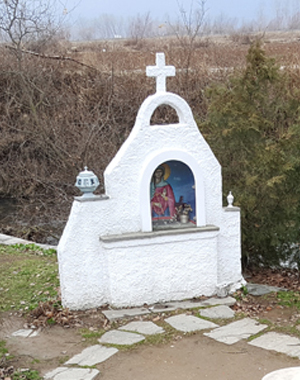
#> input picture class_opencv/ch08/연습문제/translate.jpg, 300 x 380 px
$ python '11번.py'
#> lines starting #> are read from the running program, lines starting #| are printed output that depends on the picture
### class_opencv/ch04/Common/interpolation.py
import numpy as np, math, cv2
from  Common.utils import contain

# 크기 변경 함수
# [29 lines left out: functions scaling, scaling_nearest, scaling_nearest2, not called in this run]


def bilinear_value(img, pt):
    x, y = np.int32(pt)
    if y >= img.shape[0]-1: y = y - 1
    if x >= img.shape[1]-1: x = x - 1

    P1, P2, P3, P4 = np.float32(img[y:y+2,x:x+2].flatten())
    alpha, beta = pt[1] - y,  pt[0] - x                   # 거리 비율

    M1 = P1 + alpha * (P3 - P1)                      # 1차 보간
    M2 = P2 + alpha * (P4 - P2)
    P  = M1 + beta  * (M2 - M1)                     # 2차 보간
    return np.clip(P, 0, 255)                       # 화소값 saturation후 반환

# [45 lines left out: functions scaling_bilinear, translate, affine_transform, rotate_pt, not called in this run]

### class_opencv/ch04/Common/utils.py
import numpy as np, cv2, time

# [12 lines left out: function print_matInfo, not called in this run]

# 수행시간 체크 함수
stime = 0
# [49 lines left out: functions ck_time, time_check, put_string, print_mat, not called in this run]

def contain(p, shape):                              # 좌표(y,x)가 범위내 인지 검사
    return 0<= p[0] < shape[0] and 0<= p[1] < shape[1]

def contain_pts(p, p1, p2):
    return p1[0] <= p[0] < p2[0] and p1[1] <= p[1] < p2[1]

# 시작점 종료점 사각형을 시작점, 크기 형식으로 변환
# [6 lines left out: function rect_convert, not called in this run]

# 시작점과 크기로 사각형 정의
def define_rect(pt, size):
    return (pt[0], pt[1], size[0], size[1])

# 시작점 종료점으로 사각형 정의
def define_rect_pt(pt1, pt2):
    size = np.subtract(pt2, pt1)            # 두좌표 차분 - 너비 높이 계산
    return (pt1[0], pt1[1], size[0], size[1])

### class_opencv/ch08/연습문제/11번.py
import numpy as np, cv2
from Common.interpolation import bilinear_value
from Common.utils import contain   , ck_time               # 사각형으로 범위 확인 함수

def rotate(img, degree, pt):
    dst = np.zeros(img.shape[:2], img.dtype)                     # 목적 영상 생성
    radian = (degree/180) * np.pi                               # 회전 각도 - 라디언
    sin, cos = np.sin(radian), np.cos(radian)   # 사인, 코사인 값 미리 계산

    for i in range(img.shape[0]):                              # 목적 영상 순회 - 역방향 사상
        for j in range(img.shape[1]):
            jj, ii = np.subtract((j, i), pt)                # 중심좌표 평행이동,
            y = -jj * sin + ii * cos               # 회선 변환 수식
            x =  jj * cos + ii * sin
            x, y = np.add((x, y), pt)
            if contain((y, x), img.shape):                      # 입력 영상의 범위 확인
                dst[i, j] = bilinear_value(img, [x, y])           # 화소값 양선형 보간
    return dst

image = cv2.imread("translate.jpg", cv2.IMREAD_GRAYSCALE)
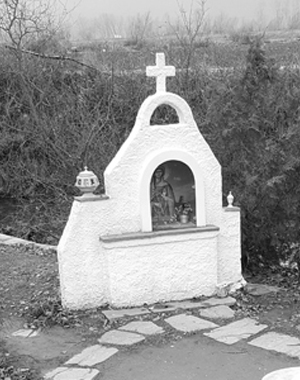
#> image: shape (380, 300); min 4, max 255, mean 147.3
if image is None: raise Exception("영상 파일 읽기 에러")

center = (100, 100)

dst1 = rotate(image,30, center)
#> the loop in rotate, `for i in range(img.shape[0]):` made 380 passes
#> after the loop in rotate, `for i in range(img.shape[0]):`:
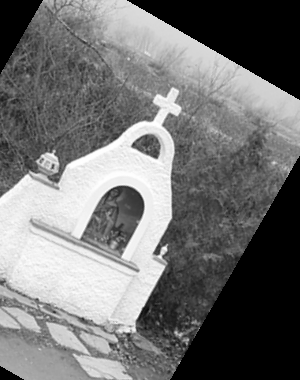
#> dst: shape (380, 300); min 0, max 255, mean 114.5

cv2.imshow("dst1", dst1)
cv2.waitKey(0)

$ run again, with class_opencv/ch08/연습문제/affine.jpg copied over class_opencv/ch08/연습문제/translate.jpg
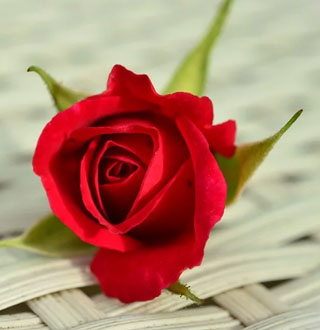
#> input picture class_opencv/ch08/연습문제/affine.jpg, 320 x 330 px
#> `image = cv2.imread("translate.jpg", cv2.IMREAD_GRAYSCALE)`:
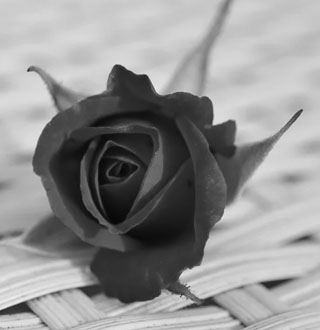
#> image: shape (330, 320); min 4, max 244, mean 145.5
#> the loop in rotate, `for i in range(img.shape[0]):` made 330 passes
#> after the loop in rotate, `for i in range(img.shape[0]):`:
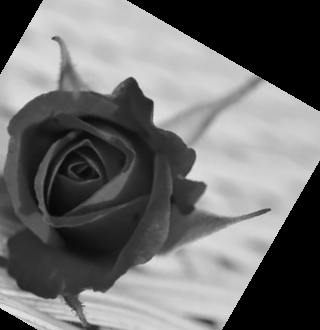
#> dst: shape (330, 320); min 0, max 234, mean 109.8
